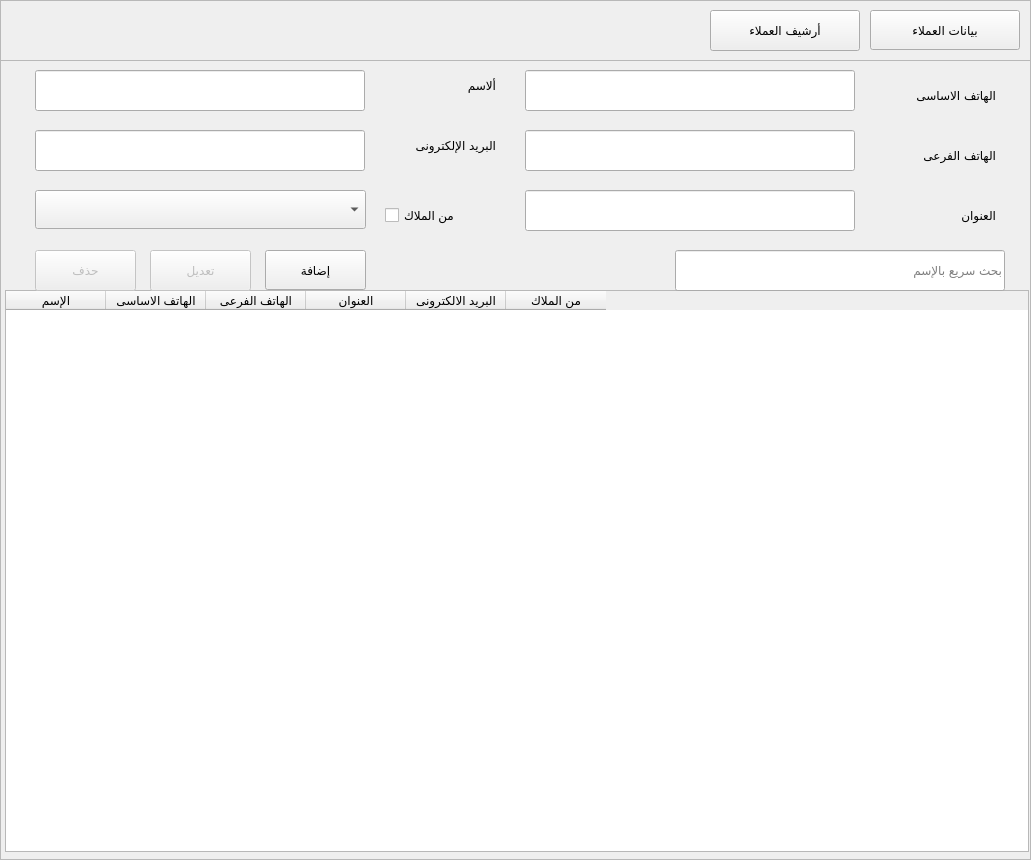
<?xml version="1.0" encoding="UTF-8"?>
<ui version="4.0">
 <class>UC_Clients</class>
 <widget class="QFrame" name="UC_Clients">
  <property name="geometry">
   <rect>
    <x>0</x>
    <y>0</y>
    <width>1031</width>
    <height>860</height>
   </rect>
  </property>
  <property name="windowTitle">
   <string>Frame</string>
  </property>
  <property name="frameShape">
   <enum>QFrame::StyledPanel</enum>
  </property>
  <property name="frameShadow">
   <enum>QFrame::Raised</enum>
  </property>
  <widget class="QFrame" name="Frame_Clients">
   <property name="geometry">
    <rect>
     <x>0</x>
     <y>0</y>
     <width>1031</width>
     <height>860</height>
    </rect>
   </property>
   <property name="frameShape">
    <enum>QFrame::StyledPanel</enum>
   </property>
   <property name="frameShadow">
    <enum>QFrame::Raised</enum>
   </property>
   <widget class="QFrame" name="Frame_Clients_Info">
    <property name="geometry">
     <rect>
      <x>0</x>
      <y>60</y>
      <width>1031</width>
      <height>800</height>
     </rect>
    </property>
    <property name="frameShape">
     <enum>QFrame::StyledPanel</enum>
    </property>
    <property name="frameShadow">
     <enum>QFrame::Raised</enum>
    </property>
    <widget class="QLabel" name="label_272">
     <property name="geometry">
      <rect>
       <x>865</x>
       <y>80</y>
       <width>131</width>
       <height>31</height>
      </rect>
     </property>
     <property name="font">
      <font>
       <family>simplified arabic</family>
      </font>
     </property>
     <property name="text">
      <string>الهاتف الفرعى</string>
     </property>
    </widget>
    <widget class="QLineEdit" name="txtPhone2">
     <property name="geometry">
      <rect>
       <x>525</x>
       <y>70</y>
       <width>330</width>
       <height>41</height>
      </rect>
     </property>
     <property name="font">
      <font>
       <family>simplified arabic</family>
      </font>
     </property>
    </widget>
    <widget class="QLineEdit" name="txtName">
     <property name="geometry">
      <rect>
       <x>35</x>
       <y>10</y>
       <width>330</width>
       <height>41</height>
      </rect>
     </property>
     <property name="font">
      <font>
       <family>simplified arabic</family>
      </font>
     </property>
    </widget>
    <widget class="QLabel" name="label_3">
     <property name="geometry">
      <rect>
       <x>375</x>
       <y>10</y>
       <width>121</width>
       <height>31</height>
      </rect>
     </property>
     <property name="font">
      <font>
       <family>simplified arabic</family>
      </font>
     </property>
     <property name="text">
      <string>ألاسم</string>
     </property>
    </widget>
    <widget class="QTableWidget" name="tbl_client">
     <property name="geometry">
      <rect>
       <x>5</x>
       <y>230</y>
       <width>1024</width>
       <height>562</height>
      </rect>
     </property>
     <property name="selectionBehavior">
      <enum>QAbstractItemView::SelectRows</enum>
     </property>
     <column>
      <property name="text">
       <string>الإسم</string>
      </property>
     </column>
     <column>
      <property name="text">
       <string>الهاتف الاساسى</string>
      </property>
     </column>
     <column>
      <property name="text">
       <string>الهاتف الفرعى</string>
      </property>
     </column>
     <column>
      <property name="text">
       <string>العنوان</string>
      </property>
     </column>
     <column>
      <property name="text">
       <string>البريد الالكترونى</string>
      </property>
     </column>
     <column>
      <property name="text">
       <string>من الملاك</string>
      </property>
     </column>
    </widget>
    <widget class="QLineEdit" name="txtPhone1">
     <property name="geometry">
      <rect>
       <x>525</x>
       <y>10</y>
       <width>330</width>
       <height>41</height>
      </rect>
     </property>
     <property name="font">
      <font>
       <family>simplified arabic</family>
      </font>
     </property>
    </widget>
    <widget class="QPushButton" name="btn_add_client">
     <property name="geometry">
      <rect>
       <x>265</x>
       <y>190</y>
       <width>101</width>
       <height>40</height>
      </rect>
     </property>
     <property name="font">
      <font>
       <family>simplified arabic</family>
      </font>
     </property>
     <property name="cursor">
      <cursorShape>PointingHandCursor</cursorShape>
     </property>
     <property name="text">
      <string>إضافة</string>
     </property>
    </widget>
    <widget class="QCheckBox" name="chxOwners">
     <property name="geometry">
      <rect>
       <x>385</x>
       <y>140</y>
       <width>121</width>
       <height>31</height>
      </rect>
     </property>
     <property name="layoutDirection">
      <enum>Qt::LeftToRight</enum>
     </property>
     <property name="text">
      <string>من الملاك</string>
     </property>
    </widget>
    <widget class="QLineEdit" name="txtAddress">
     <property name="geometry">
      <rect>
       <x>525</x>
       <y>130</y>
       <width>330</width>
       <height>41</height>
      </rect>
     </property>
     <property name="font">
      <font>
       <family>simplified arabic</family>
      </font>
     </property>
    </widget>
    <widget class="QPushButton" name="btn_remove_client">
     <property name="enabled">
      <bool>false</bool>
     </property>
     <property name="geometry">
      <rect>
       <x>35</x>
       <y>190</y>
       <width>101</width>
       <height>41</height>
      </rect>
     </property>
     <property name="font">
      <font>
       <family>simplified arabic</family>
      </font>
     </property>
     <property name="cursor">
      <cursorShape>PointingHandCursor</cursorShape>
     </property>
     <property name="text">
      <string>حذف</string>
     </property>
    </widget>
    <widget class="QLabel" name="label">
     <property name="geometry">
      <rect>
       <x>875</x>
       <y>20</y>
       <width>121</width>
       <height>31</height>
      </rect>
     </property>
     <property name="font">
      <font>
       <family>simplified arabic</family>
      </font>
     </property>
     <property name="text">
      <string>الهاتف الاساسى</string>
     </property>
    </widget>
    <widget class="QComboBox" name="cbxOwners">
     <property name="geometry">
      <rect>
       <x>35</x>
       <y>130</y>
       <width>331</width>
       <height>39</height>
      </rect>
     </property>
    </widget>
    <widget class="QLabel" name="label_4">
     <property name="geometry">
      <rect>
       <x>375</x>
       <y>70</y>
       <width>121</width>
       <height>31</height>
      </rect>
     </property>
     <property name="font">
      <font>
       <family>simplified arabic</family>
      </font>
     </property>
     <property name="text">
      <string>البريد الإلكترونى</string>
     </property>
    </widget>
    <widget class="QLineEdit" name="txtClienSearch">
     <property name="geometry">
      <rect>
       <x>675</x>
       <y>190</y>
       <width>330</width>
       <height>41</height>
      </rect>
     </property>
     <property name="font">
      <font>
       <family>simplified arabic</family>
      </font>
     </property>
     <property name="layoutDirection">
      <enum>Qt::RightToLeft</enum>
     </property>
     <property name="styleSheet">
      <string notr="true">padding-right:10%;</string>
     </property>
     <property name="placeholderText">
      <string>بحث سريع بالإسم</string>
     </property>
    </widget>
    <widget class="QLineEdit" name="txtEmail">
     <property name="geometry">
      <rect>
       <x>35</x>
       <y>70</y>
       <width>330</width>
       <height>41</height>
      </rect>
     </property>
     <property name="font">
      <font>
       <family>simplified arabic</family>
      </font>
     </property>
     <property name="styleSheet">
      <string notr="true"/>
     </property>
    </widget>
    <widget class="QLabel" name="label_2">
     <property name="geometry">
      <rect>
       <x>875</x>
       <y>140</y>
       <width>121</width>
       <height>31</height>
      </rect>
     </property>
     <property name="font">
      <font>
       <family>simplified arabic</family>
      </font>
     </property>
     <property name="text">
      <string>العنوان</string>
     </property>
    </widget>
    <widget class="QPushButton" name="btn_edit_client">
     <property name="enabled">
      <bool>false</bool>
     </property>
     <property name="geometry">
      <rect>
       <x>150</x>
       <y>190</y>
       <width>101</width>
       <height>41</height>
      </rect>
     </property>
     <property name="font">
      <font>
       <family>simplified arabic</family>
      </font>
     </property>
     <property name="cursor">
      <cursorShape>PointingHandCursor</cursorShape>
     </property>
     <property name="text">
      <string>تعديل</string>
     </property>
    </widget>
   </widget>
   <widget class="QFrame" name="Frame_Clients_Reports">
    <property name="geometry">
     <rect>
      <x>0</x>
      <y>60</y>
      <width>1031</width>
      <height>800</height>
     </rect>
    </property>
    <property name="frameShape">
     <enum>QFrame::StyledPanel</enum>
    </property>
    <property name="frameShadow">
     <enum>QFrame::Raised</enum>
    </property>
   </widget>
   <widget class="QPushButton" name="btn_clients_frame">
    <property name="geometry">
     <rect>
      <x>870</x>
      <y>10</y>
      <width>150</width>
      <height>40</height>
     </rect>
    </property>
    <property name="font">
     <font>
      <family>simplified arabic</family>
     </font>
    </property>
    <property name="cursor">
     <cursorShape>PointingHandCursor</cursorShape>
    </property>
    <property name="text">
     <string>بيانات العملاء</string>
    </property>
   </widget>
   <widget class="QPushButton" name="btn_clients_archieve_frame">
    <property name="geometry">
     <rect>
      <x>710</x>
      <y>10</y>
      <width>150</width>
      <height>41</height>
     </rect>
    </property>
    <property name="font">
     <font>
      <family>simplified arabic</family>
     </font>
    </property>
    <property name="cursor">
     <cursorShape>PointingHandCursor</cursorShape>
    </property>
    <property name="text">
     <string>أرشيف العملاء</string>
    </property>
   </widget>
   <zorder>Frame_Clients_Reports</zorder>
   <zorder>Frame_Clients_Info</zorder>
   <zorder>btn_clients_frame</zorder>
   <zorder>btn_clients_archieve_frame</zorder>
  </widget>
 </widget>
 <resources/>
 <connections/>
</ui>
